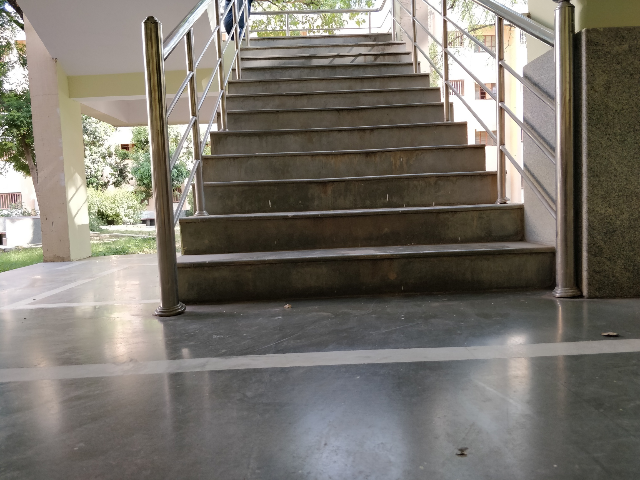
#> input picture web_application/995.png, 640 x 480 px, found by its file name
$ jupyter execute --allow-errors Testing_Complete_Pipeline.ipynb   (shell and % lines are left out)
#> lines starting #> are read from the running program, lines starting #| are printed output that depends on the picture
%matplotlib inline sets the backend of matplotlib to the 'inline' backend

With this backend, the output of plotting commands is displayed inline within frontends like the Jupyter notebook, directly below the code cell that produc it.

[cell 1]
# close.all()

[cell 2]
from google.colab import drive
#> (the rest of this cell did not finish here and is left out)

[cell 3]
import torch
import torchvision
import zipfile
from PIL import Image as im
from fastai import *
from fastai.vision import *
# # from fastai.callbacks import *

from google.colab.patches import cv2_imshow
# import matplotlib.pyplot as plt
from sklearn.cluster import KMeans
from sklearn.linear_model import LinearRegression
import json
from random import random
import os

import glob
import cv2
import numpy as np
from itertools import permutations
from itertools import combinations
# from PIL import Image
# #upper_left=(0,0)  upper_right=(640,0)  lower_left=(0,480)  lower_right=(640,480) for images from labelme


# # import dependencies
from IPython.display import display, Javascript
from google.colab.output import eval_js
from base64 import b64decode, b64encode
import io
import html
import time

#> (a cell that did not finish here is left out)

[cell 5]
path_images='/content/drive/MyDrive/Stair dataset1/original_data/train'
path_valid='/content/drive/MyDrive/Stair dataset1/original_data/val'
#> (the rest of this cell did not finish here and is left out)

#> (a cell that did not finish here is left out)

#> (a cell that did not finish here is left out)

#> (a cell that did not finish here is left out)

#> (a cell that did not finish here is left out)

#> (a cell that did not finish here is left out)

[cell 11]
def apply_yolov5(bbox_array, img):
  res = model(img)
  try:
    l = res.xyxy[0]
    xmin = int(l[0,0])
    ymin = int(l[0,1])
    xmax = int(l[0,2])
    ymax = int(l[0,3])
    return cv2.rectangle(bbox_array,(xmin,ymin),(xmax,ymax),(255,0,0),2), xmin, xmax, ymin, ymax
  except:
    return bbox_array, 0, 320, 0, 240

[cell 12]
# dataroot="/content/drive/MyDrive/Stair dataset/results/mask"

# [13 lines left out: function hough_transform, not called in this run]

def polyarea(x,y):
    # polyarea([0,0,4,4],[0,4,4,0])
    return 0.5*np.abs(np.dot(x,np.roll(y,1))-np.dot(y,np.roll(x,1)))
# PolygonArea([[0,0],[0,4],[4,4],[4,0]])

# [22 lines left out: function get_intersection, not called in this run]

[cell 13]
# [180 lines left out: functions apply_resnet, process_mask, not called in this run]

Execute below cell if image is input

[cell 14]
# for i in range(785,786):
#   try:
img_number=995
img_path=f"/content/drive/MyDrive/Stair dataset1/original_data/test2/{img_number}.png"
# img_path="/content/test4.png"
img=cv2.imread(img_path)
#> img is the input picture: shape (480, 640, 3); mean B, G, R 107.3, 115.7, 120.4
img = cv2.resize(img, (320, 240), interpolation=cv2.INTER_NEAREST)
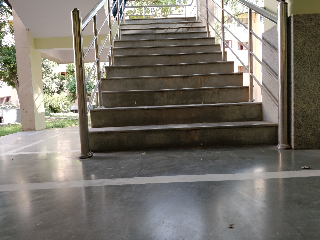
#> img: shape (240, 320, 3); mean B, G, R 107.4, 115.9, 120.6
cv2_imshow(img)
bbox_array = np.zeros([240,320,4], dtype=np.uint8)
#> (the rest of this cell did not finish here and is left out)
